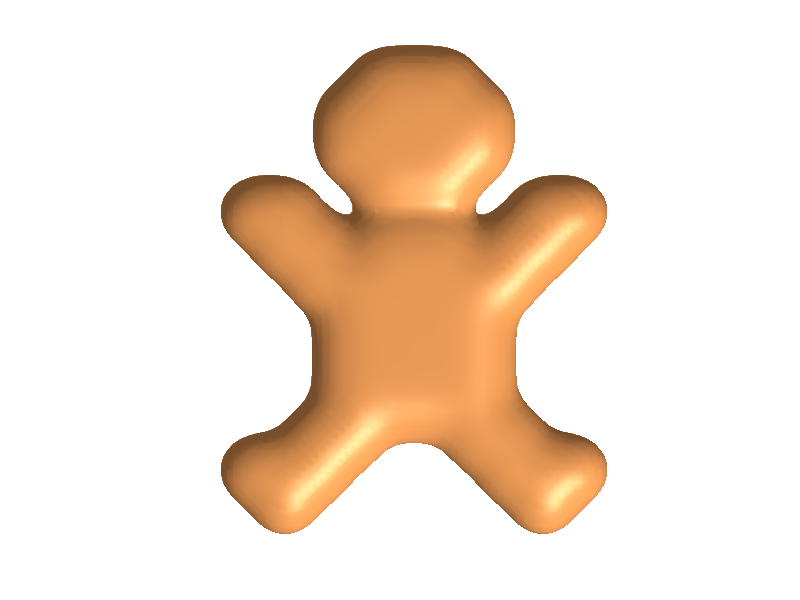

The MATLAB script that drew this image:
% Create a gingerbread person cookie
K=['    xxx    '
   '   xxxxx   '
   '   xxxxx   '
   '    xxx    '
   'xx       xx'
   ' xx xxx xx '
   '  xxxxxxx  '
   '   xxxxx   '
   '   xxxxx   '
   '   xxxxx   '
   '   xxxxx   '
   '  xx   xx  '
   'xxx     xxx'
   ' x       x '];
% Convert K into array of blob centers
[y,x]=find(~isspace(K));
% Scale and offset centers into 3D cookie space
C=[x*5,y*5]+5;  C(:,3)=10;

% Compute a volume using a short implementation of Blinn's blobs
nx=size(K,2)*5+10;  ny=size(K,1)*5+10;  nz=20; % Size of volume
[y,x,z]=ndgrid(1:ny,1:nx,1:nz);
vol=zeros(ny,nx,nz);
for i=1:size(C,1)
    vol=vol+exp(-.05*((C(i,1)-x).^2 + (C(i,2)-y).^2 + (C(i,3)-z).^2));
end

% Compute isosurface from the blobs
S=isosurface(vol,.3);
% Draw the isosurface using patch
newplot
patch(S,'FaceColor','#a56c3c','EdgeColor','none'); % cookie
axis equal ij off
lighting gouraud
camlight
material([.6 .9 .3 ])
